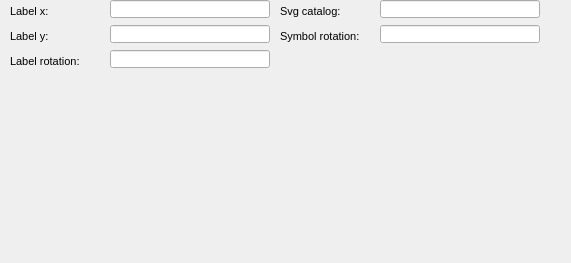
      <widget class="QWidget" name="page_6">
       <property name="geometry">
        <rect>
         <x>0</x>
         <y>0</y>
         <width>571</width>
         <height>263</height>
        </rect>
       </property>
       <attribute name="label">
        <string>Feature graphic design</string>
       </attribute>
       <widget class="QLabel" name="label_label_y">
        <property name="geometry">
         <rect>
          <x>10</x>
          <y>25</y>
          <width>90</width>
          <height>22</height>
         </rect>
        </property>
        <property name="font">
         <font>
          <pointsize>8</pointsize>
         </font>
        </property>
        <property name="frameShape">
         <enum>QFrame::NoFrame</enum>
        </property>
        <property name="frameShadow">
         <enum>QFrame::Plain</enum>
        </property>
        <property name="text">
         <string>Label y:</string>
        </property>
        <property name="textFormat">
         <enum>Qt::AutoText</enum>
        </property>
        <property name="scaledContents">
         <bool>false</bool>
        </property>
        <property name="alignment">
         <set>Qt::AlignLeading|Qt::AlignLeft|Qt::AlignVCenter</set>
        </property>
        <property name="margin">
         <number>3</number>
        </property>
       </widget>
       <widget class="QLineEdit" name="label_y">
        <property name="geometry">
         <rect>
          <x>110</x>
          <y>25</y>
          <width>160</width>
          <height>18</height>
         </rect>
        </property>
        <property name="text">
         <string/>
        </property>
       </widget>
       <widget class="QLabel" name="label_label_rotation">
        <property name="geometry">
         <rect>
          <x>10</x>
          <y>50</y>
          <width>90</width>
          <height>22</height>
         </rect>
        </property>
        <property name="font">
         <font>
          <pointsize>8</pointsize>
         </font>
        </property>
        <property name="frameShape">
         <enum>QFrame::NoFrame</enum>
        </property>
        <property name="frameShadow">
         <enum>QFrame::Plain</enum>
        </property>
        <property name="text">
         <string>Label rotation:</string>
        </property>
        <property name="textFormat">
         <enum>Qt::AutoText</enum>
        </property>
        <property name="scaledContents">
         <bool>false</bool>
        </property>
        <property name="alignment">
         <set>Qt::AlignLeading|Qt::AlignLeft|Qt::AlignVCenter</set>
        </property>
        <property name="margin">
         <number>3</number>
        </property>
       </widget>
       <widget class="QLineEdit" name="label_rotation">
        <property name="geometry">
         <rect>
          <x>110</x>
          <y>50</y>
          <width>160</width>
          <height>18</height>
         </rect>
        </property>
        <property name="text">
         <string/>
        </property>
       </widget>
       <widget class="QLabel" name="label_label_x">
        <property name="geometry">
         <rect>
          <x>10</x>
          <y>0</y>
          <width>90</width>
          <height>22</height>
         </rect>
        </property>
        <property name="font">
         <font>
          <pointsize>8</pointsize>
         </font>
        </property>
        <property name="frameShape">
         <enum>QFrame::NoFrame</enum>
        </property>
        <property name="frameShadow">
         <enum>QFrame::Plain</enum>
        </property>
        <property name="text">
         <string>Label x:</string>
        </property>
        <property name="textFormat">
         <enum>Qt::AutoText</enum>
        </property>
        <property name="scaledContents">
         <bool>false</bool>
        </property>
        <property name="alignment">
         <set>Qt::AlignLeading|Qt::AlignLeft|Qt::AlignVCenter</set>
        </property>
        <property name="margin">
         <number>3</number>
        </property>
       </widget>
       <widget class="QLineEdit" name="label_x">
        <property name="geometry">
         <rect>
          <x>110</x>
          <y>0</y>
          <width>160</width>
          <height>18</height>
         </rect>
        </property>
        <property name="text">
         <string/>
        </property>
       </widget>
       <widget class="QLabel" name="label_rotation">
        <property name="geometry">
         <rect>
          <x>280</x>
          <y>25</y>
          <width>90</width>
          <height>22</height>
         </rect>
        </property>
        <property name="font">
         <font>
          <pointsize>8</pointsize>
         </font>
        </property>
        <property name="frameShape">
         <enum>QFrame::NoFrame</enum>
        </property>
        <property name="frameShadow">
         <enum>QFrame::Plain</enum>
        </property>
        <property name="text">
         <string>Symbol rotation:</string>
        </property>
        <property name="textFormat">
         <enum>Qt::AutoText</enum>
        </property>
        <property name="scaledContents">
         <bool>false</bool>
        </property>
        <property name="alignment">
         <set>Qt::AlignLeading|Qt::AlignLeft|Qt::AlignVCenter</set>
        </property>
        <property name="margin">
         <number>3</number>
        </property>
       </widget>
       <widget class="QLineEdit" name="rotation">
        <property name="geometry">
         <rect>
          <x>380</x>
          <y>25</y>
          <width>160</width>
          <height>18</height>
         </rect>
        </property>
        <property name="text">
         <string/>
        </property>
       </widget>
       <widget class="QLabel" name="label_cat_svg">
        <property name="geometry">
         <rect>
          <x>280</x>
          <y>0</y>
          <width>90</width>
          <height>22</height>
         </rect>
        </property>
        <property name="font">
         <font>
          <pointsize>8</pointsize>
         </font>
        </property>
        <property name="frameShape">
         <enum>QFrame::NoFrame</enum>
        </property>
        <property name="frameShadow">
         <enum>QFrame::Plain</enum>
        </property>
        <property name="text">
         <string>Svg catalog:</string>
        </property>
        <property name="textFormat">
         <enum>Qt::AutoText</enum>
        </property>
        <property name="scaledContents">
         <bool>false</bool>
        </property>
        <property name="alignment">
         <set>Qt::AlignLeading|Qt::AlignLeft|Qt::AlignVCenter</set>
        </property>
        <property name="margin">
         <number>3</number>
        </property>
       </widget>
       <widget class="QLineEdit" name="cat_svg">
        <property name="geometry">
         <rect>
          <x>380</x>
          <y>0</y>
          <width>160</width>
          <height>18</height>
         </rect>
        </property>
        <property name="text">
         <string/>
        </property>
       </widget>
      </widget>
